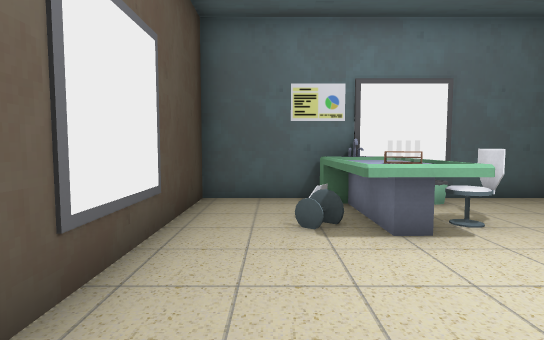
[1] (above)

16 first-person views from a walk through a Godot game level. The camera is 1.4 m above the floor, tilts 4° down and sees 80° across. The floor is counted in squares, 1.2 m on a side. Each view is taken from the middle of a square. On the plan, view 1 faces up. The plan holds only what a view shows up to about 13 squares ahead; the rest is blank. The place goes on beyond the plan. Characters and animated objects are not drawn. Door leaves are left out where a doorway can be walked through.

[2]
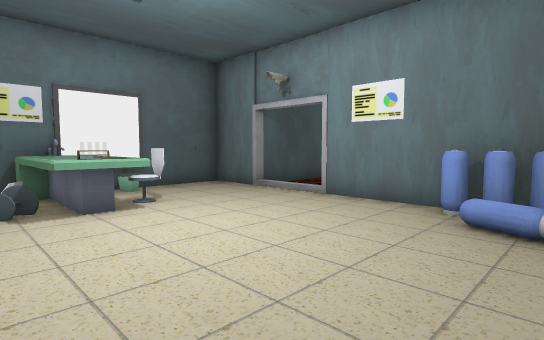

[3]
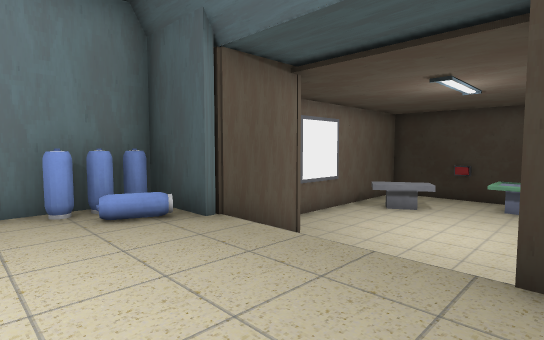

[4]
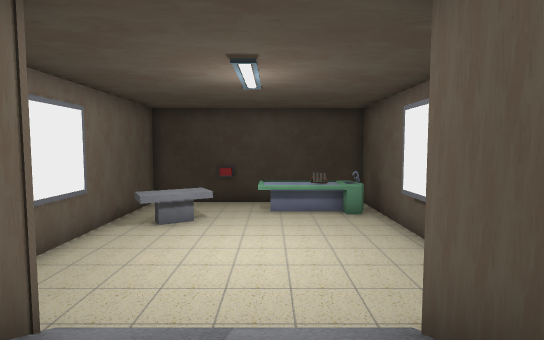

[5]
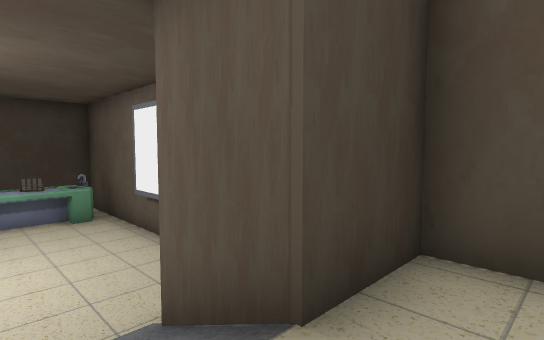

[6]
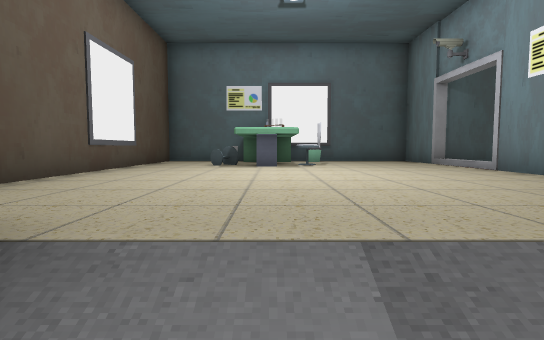

[7]
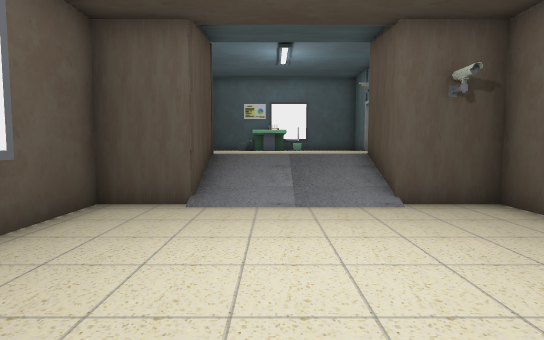

[8]
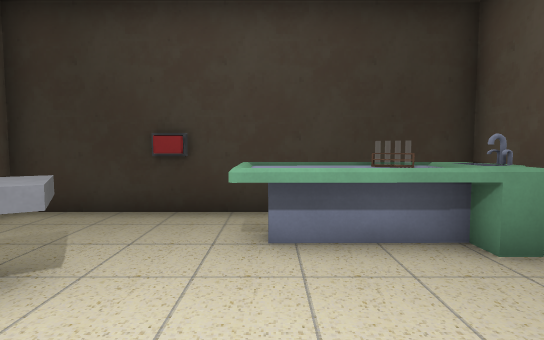

[9]
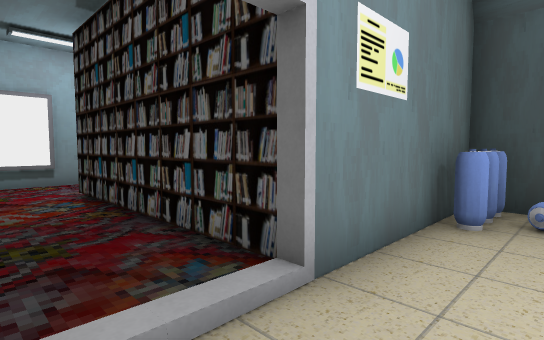

[10]
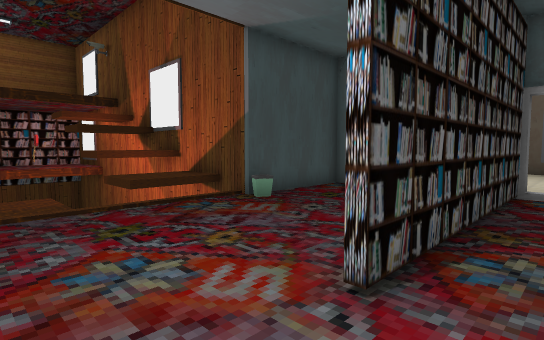

[11]
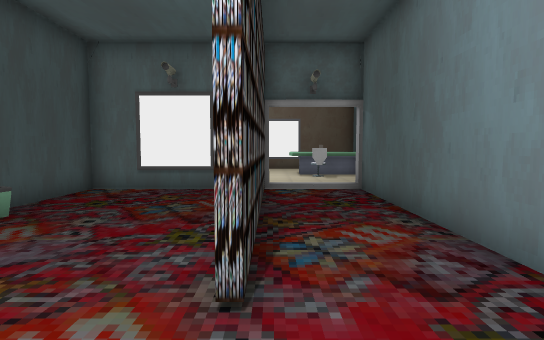

[12]
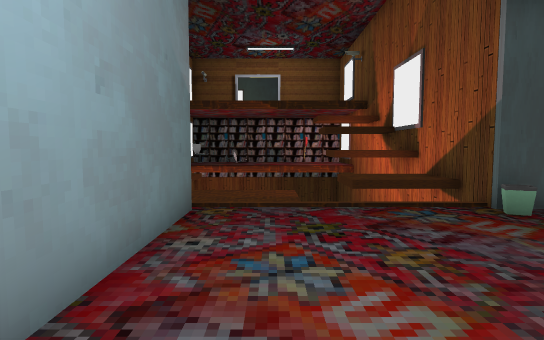

[13]
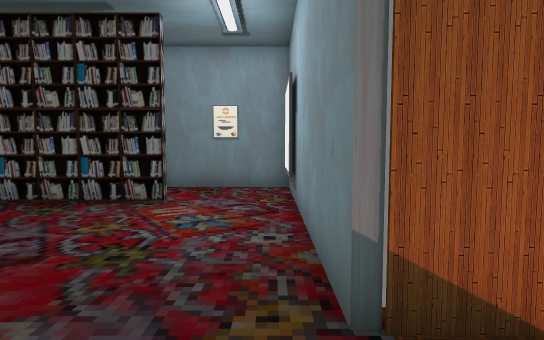

[14]
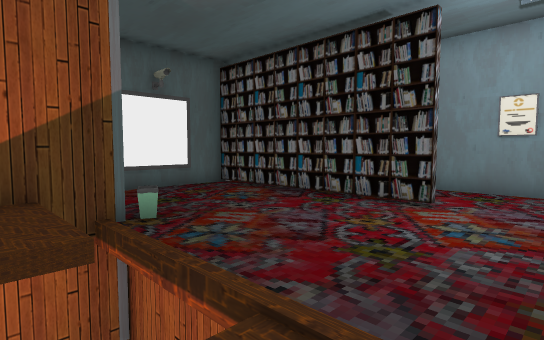

[15]
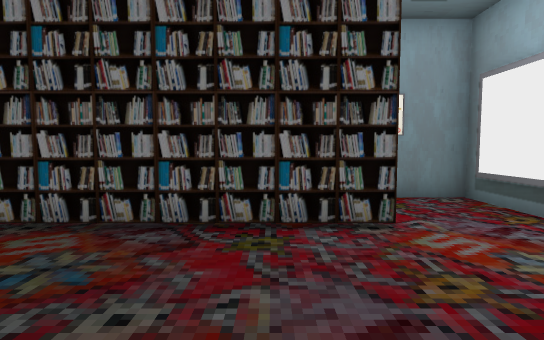

[16]
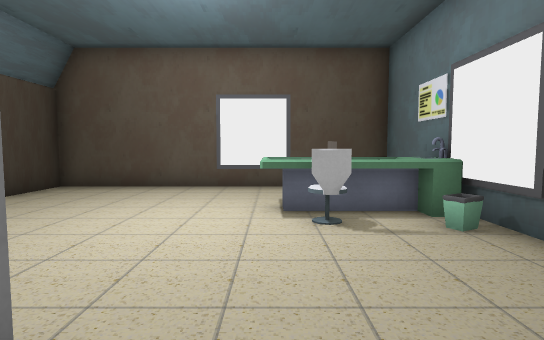

### Floor plan
Key: @ floor where view 1 was taken; # wall or solid block; . main floor; - floor 1.25 m lower than the main floor; / step, stairs or slope; D open door; T table; B bin; C chair; L bottle; O other object.
Columns run from 2 left of view 1 to 18 right of it. Each row starts with its distance up from view 1.
  8 ##########
  7 #..TTB...#
  6 #..TT....###########
  5 #..CTC...D.........#
  4 #..TT....D.........#
  3 #........D######...#
  2 #........#.........#
  1 #........#.........#
  0 #.@.....L#.........#
 -1 #.......L#.........#
 -2 #......#L####B.....##
 -3 ###////# #  ##   ...
 -4 ###////###       ...
 -5 #--------#
 -6 #--------#
 -7 ##-------#
 -8 ##-------#
 -9 ##-------#
-10 #------OO#
-11 #-----OO-#
-12 #TTTT----#
-13 #TTTT----#
-14 ##########

Positions as (right, up) in squares from view 1, and headings:
1: (0, 0), facing up
2: (0, -2), facing up-right
3: (0, 1), facing down-right
4: (2, -1), facing down
5: (2, -1), facing down-left
6: (2, -4), facing up
7: (2, -11), facing up
8: (2, -8), facing down
9: (5, 5), facing down-right
10: (16, 4), facing down-left
11: (16, 3), facing left
12: (15, 4), facing down
13: (16, -4), facing up
14: (16, -4), facing up-left
15: (12, -2), facing up
16: (8, 4), facing left
